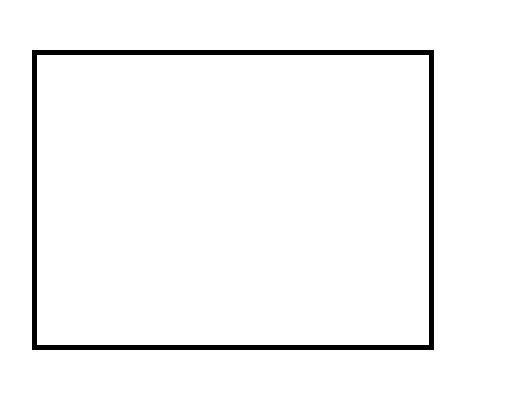
#> input picture Python Files/sample_image.png, 510 x 408 px
$ python cany.py
#> lines starting #> are read from the running program, lines starting #| are printed output that depends on the picture; after the words box and inside, x2 and y2 are one past the last pixel; in counts of white or black regions, pixels touching at a corner belong together
# -*- coding: utf-8 -*-
"""
Canny Edge Detection
"""


#Detect Edges
import cv2
import numpy as np
from matplotlib import pyplot as plt

img = cv2.imread('sample_image.png',0)
#> img: shape (408, 510); 96.7% white; 1 black region, box (x1, y1, x2, y2) and area: (32, 50, 434, 350) 6920
edges = cv2.Canny(img,100,200)
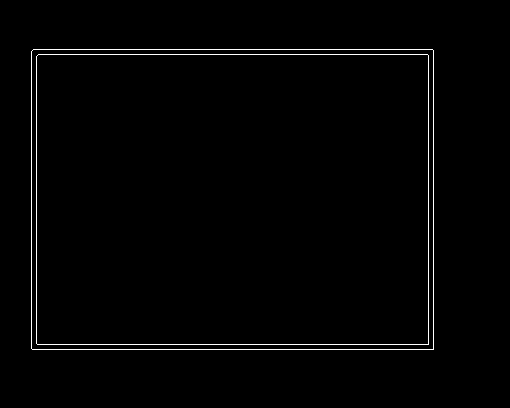
#> edges: shape (408, 510); 1.3% white in thin lines or dots, all inside (x1, y1, x2, y2) = (31, 49, 434, 350)


plt.subplot(121),plt.imshow(img,cmap = 'gray')
plt.title('Original Image'), plt.xticks([]), plt.yticks([])
plt.subplot(122),plt.imshow(edges,cmap = 'gray')
plt.title('Edge Image'), plt.xticks([]), plt.yticks([])

plt.show()
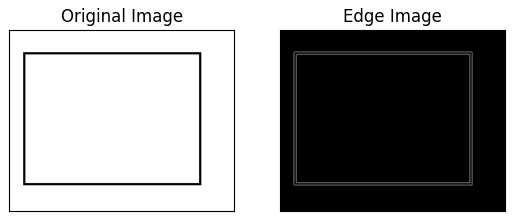
#> figure drawn by matplotlib, 2 panels

'''
actual_edgesx = []
actual_edgesy = []
for index1 in range(len(edges)):
    new = []
    for index2 in range(len(edges[0])):
        if edges[index1][index2] > 0:
            actual_edgesx.append(index1)
            actual_edgesy.append(index2)

actual_edges = np.array([actual_edgesx, actual_edgesy])

width = 0
lenth = 0

for index in range(len(actual_edges[0])-1):
    if actual_edges[0][index] == actual_edges[0][index+1] && actual_edges[0][index] > 10:
        lenth = lenth + 1
'''

'''
    for index1 in range(len(actual_edges)):
        if actual_edges[index1] = actual_edges[index+1]:
            countUpX = countUpX + 1

'''


# [11 lines of commented-out code are left out]

$ run again, with Python Files/blah.png copied over Python Files/sample_image.png
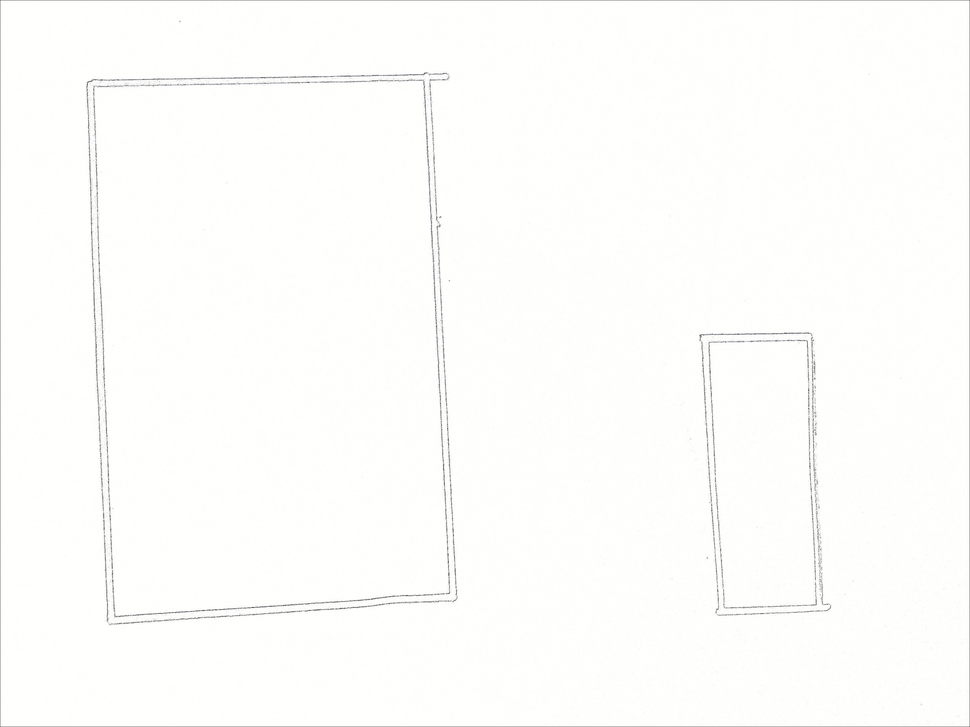
#> input picture Python Files/blah.png, 970 x 727 px, shrunk from 3264 x 2448 before the run
#> `edges = cv2.Canny(img,100,200)`:
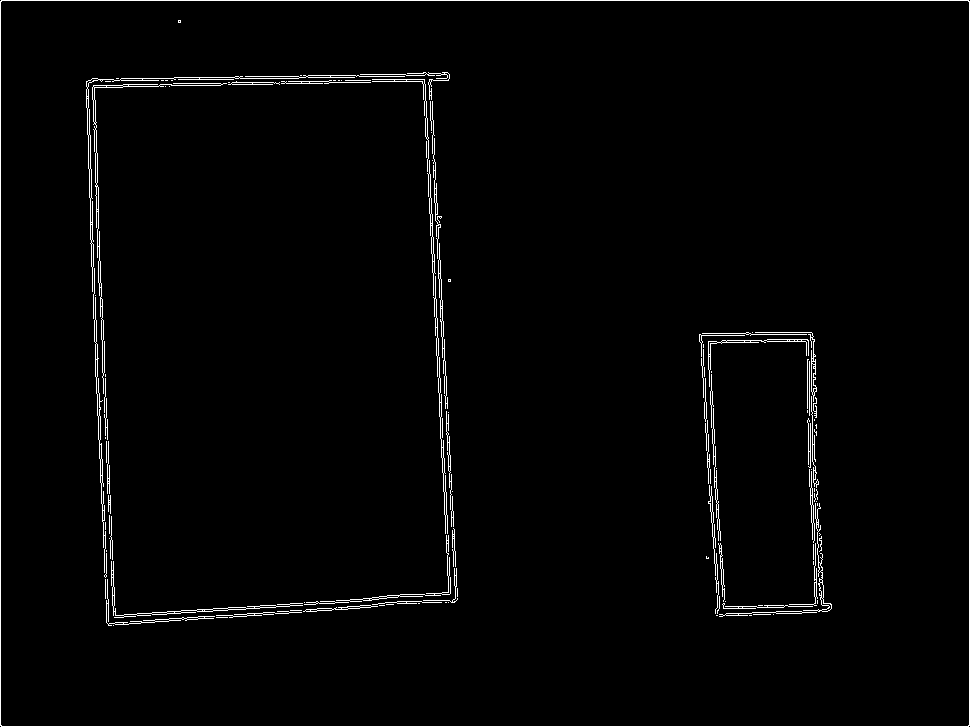
#> edges: shape (727, 970); 1.9% white in thin lines or dots
#> `plt.show()`:
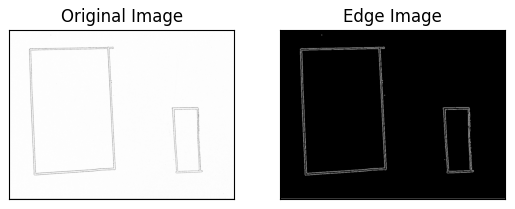
#> figure drawn by matplotlib, 2 panels

$ run again, with Python Files/color.png copied over Python Files/sample_image.png
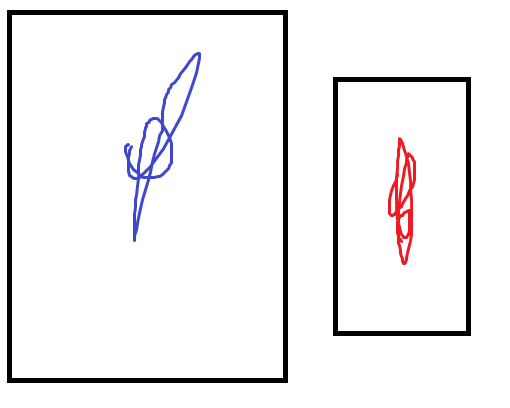
#> input picture Python Files/color.png, 510 x 408 px
#> `edges = cv2.Canny(img,100,200)`:
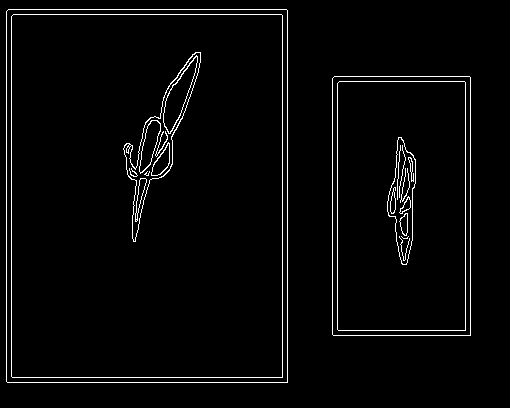
#> edges: shape (408, 510); 2.9% white in thin lines or dots, all inside (x1, y1, x2, y2) = (6, 9, 471, 383)
#> `plt.show()`:
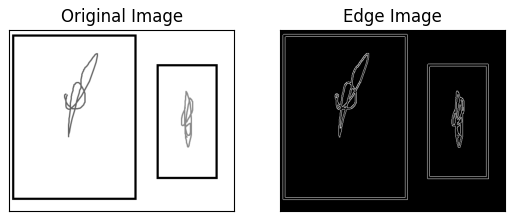
#> figure drawn by matplotlib, 2 panels
